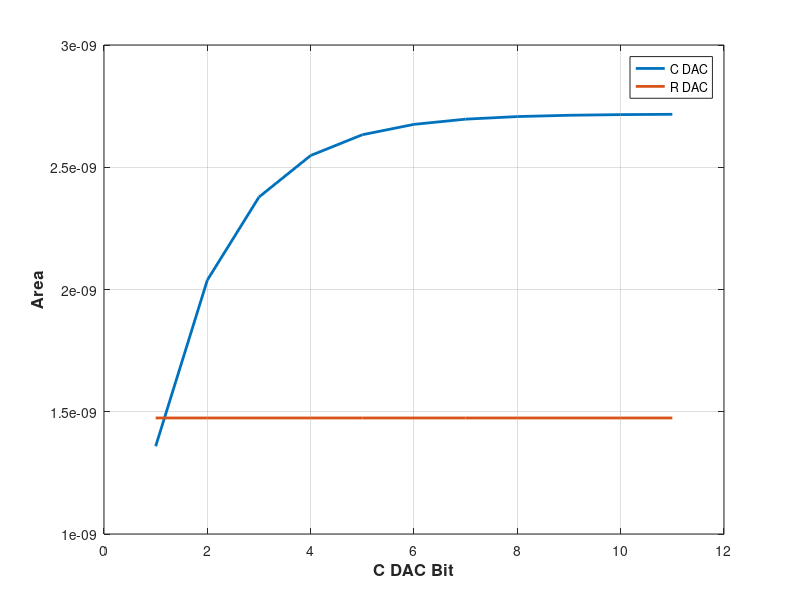

Reproduce this figure in MATLAB.
function [Cu,Ru] = getParam()
%%%%%%%%%%%%%%%%%%%%%%%%%%%%%%%%%%%%%%%%%%%%%%%%%%%%%%
% 2018/12/3
% Purpose:  This file is to calculate needed Cu and Ru for DAC
%          
%   Copyright (c) 2018 by Shanshan Xie
%   for SAR ADC project in ADC course
%%%%%%%%%%%%%%%%%%%%%%%%%%%%%%%%%%%%%%%%%%%%%%%%%%%%%%

clear;
Vref = 1;

N_CDAC = 1:11; %C-DAC resolution
N_DAC = 12;
N_RDAC = N_DAC-N_CDAC; %R-DAC resolution

LSB_C = Vref./2.^N_CDAC;
LSB_N = Vref./2.^N_DAC;
LSB_R = Vref./2.^N_RDAC;

N_sample = 1;

Linearity = 11;

Cap_num = 2.^(N_CDAC-1);
Res_num = 2.^N_RDAC;

Ab_R = 0.0125;
Rsq = 726;

Ab_C = 0.012;
Kc = 1.4e-15;

Iload = 90e-6; %static current max


fclk = 6e6; %MHz
fconv = fclk/(N_DAC+N_sample);

%% R-DAC Mismatch Calculation
%if INL dominate
sigma_R = (0.5 .* 2 .* 2.^(N_DAC-Linearity) .* LSB_N) ./ (sqrt(2) .* 3 .* sqrt(2.^(N_RDAC-2)) .* LSB_R);

%if DNL dominate
% sigma_R = (2^(N_RDAC-N_DAC) * 2^(N_DAC-Linearity)) / (3 * sqrt(2^(N_RDAC+1) - 2));

% Ru = 180; %ohm
% Iload = 1/(Ru*Res_num);

Ru = Vref./(Iload * 2.^N_RDAC);

Rtotal = Ru .* Res_num;

L_W_R = Ru/Rsq;

WL_R = 1e-12.*(Ab_R^2 ./ (2*sigma_R.^2)); % unit area, unit um^2

L_R = sqrt(L_W_R.*WL_R); % unit: um

W_R = sqrt(WL_R./L_W_R);  % unit: um

%total area unit um^2
Area_R = Res_num .* WL_R;


%% C-DAC Mismatch Calculation
% DNL Dominate
sigma_C = (0.5 .* 2 .* 2.^(N_DAC-Linearity) .* LSB_N) ./ (sqrt(2) .* 3 .* sqrt(2.^N_CDAC - 1) .* LSB_C);

% min cap value to satisfy 99.73% yeild
Cu = 9 .* Ab_C^2 .* Kc .* (2.^N_CDAC-1) .* 2.^(2*N_DAC-2*N_CDAC)
Cu = Cu / 2^(2*N_DAC-2*Linearity);

% Cu = 500e-15; 

% WL_C = 1e-12*(Cu/Kc);  %cap unit size um^2
WL_C = 1e-12.*(Ab_C^2 ./ (2 .* sigma_C.^2)); % unit area, unit um^2


Area_C = Cap_num .* WL_C


%% Input Impedance

Ctotal = Cu .* Cap_num;

Rin = 1./(2*fconv*Ctotal);


%% System INL
% CDAC_DNL = sqrt(2^(N_CDAC+1)-2) * sigma_C * (Vref/2^N_CDAC);
% CDAC_INL = sqrt(2^(N_CDAC-1)) * sigma_C * (Vref/2^N_CDAC);
% 
% RDAC_DNL = sqrt(2^(N_RDAC+1)-2) * sigma_R * (Vref/2^N_RDAC);
% RDAC_INL = sqrt(2^(N_RDAC-1)) * sigma_R * (Vref/2^N_RDAC);
% 
% sysINL = sqrt( CDAC_INL^2 + RDAC_INL^2 )
% sysINL_yield = sysINL * 3
% sysDNL = sqrt( CDAC_DNL^2 + RDAC_DNL^2 );
% sysDNL_yield = sysDNL * 3
% 
% LSB=1/2^N_DAC
% 
% Max_DNL_INL = 2/2^(N_DAC)

figure(1)
hold off
plot(N_CDAC, Area_C,'DisplayName','C DAC','LineWidth',2);

hold on
plot(N_CDAC, Area_R,'DisplayName','R DAC','LineWidth',2);

ylabel('Area','FontSize',12,'FontWeight','bold');
xlabel('C DAC Bit','FontSize',12,'FontWeight','bold');
grid on
legend('show');
xlim([0,12]);




end

